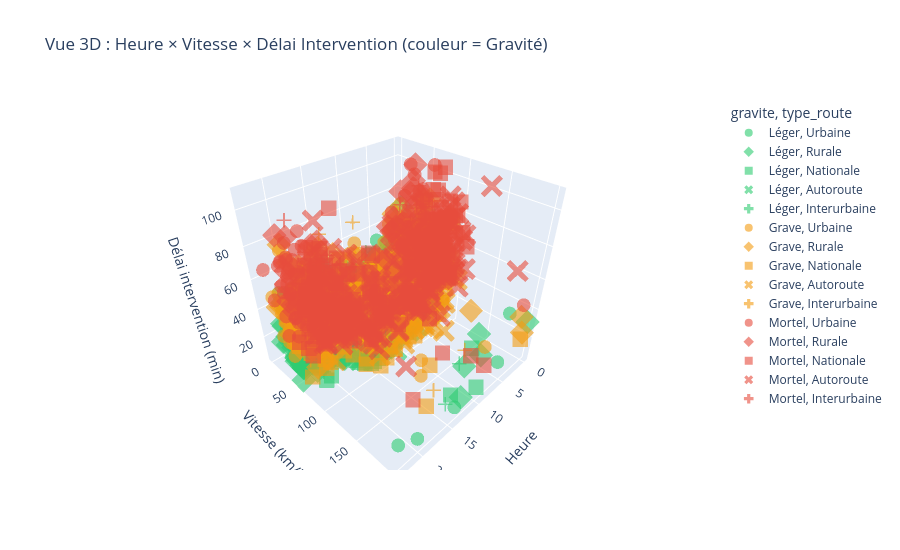

The cell this chart's notebook holds for it:
### Code cell
# ── Scatter 3D : Vitesse × Heure × Gravité ───────────────────────────────
sample_3d = df.sample(3000, random_state=42)

fig_3d = px.scatter_3d(
    sample_3d,
    x='heure', y='vitesse_estimee', z='intervention_secours',
    color='gravite', color_discrete_map=GRAVITE_COLORS,
    symbol='type_route',
    opacity=0.6,
    title='Vue 3D : Heure × Vitesse × Délai Intervention (couleur = Gravité)',
    labels={
        'heure': 'Heure', 'vitesse_estimee': 'Vitesse (km/h)',
        'intervention_secours': 'Délai intervention (min)'
    }
)
fig_3d.update_layout(height=550, scene=dict(
    xaxis_title='Heure',
    yaxis_title='Vitesse (km/h)',
    zaxis_title='Délai intervention (min)'
))
fig_3d.show()

### Figure 1 — Plotly figure (JSON) as saved in the notebook; plotly's stock layout.template omitted (floating-point values rounded to 4 significant figures; data arrays with more than 128 entries replaced by an {"elided": "..."} marker saying what was removed)
{"data": [{"hovertemplate": "gravite=Léger<br>type_route=Urbaine<br>Heure=%{x}<br>Vitesse (km/h)=%{y}<br>Délai intervention (min)=%{z}<extra></extra>", "legendgroup": "Léger, Urbaine", "marker": {"color": "#2ecc71", "opacity": 0.6, "symbol": "circle"}, "mode": "markers", "name": "Léger, Urbaine", "scene": "scene", "showlegend": true, "type": "scatter3d", "x": {"elided": "609 int values"}, "y": {"elided": "609 float values"}, "z": {"elided": "609 float values"}}, {"hovertemplate": "gravite=Léger<br>type_route=Rurale<br>Heure=%{x}<br>Vitesse (km/h)=%{y}<br>Délai intervention (min)=%{z}<extra></extra>", "legendgroup": "Léger, Rurale", "marker": {"color": "#2ecc71", "opacity": 0.6, "symbol": "diamond"}, "mode": "markers", "name": "Léger, Rurale", "scene": "scene", "showlegend": true, "type": "scatter3d", "x": {"elided": "433 int values"}, "y": {"elided": "433 float values"}, "z": {"elided": "433 float values"}}, {"hovertemplate": "gravite=Léger<br>type_route=Nationale<br>Heure=%{x}<br>Vitesse (km/h)=%{y}<br>Délai intervention (min)=%{z}<extra></extra>", "legendgroup": "Léger, Nationale", "marker": {"color": "#2ecc71", "opacity": 0.6, "symbol": "square"}, "mode": "markers", "name": "Léger, Nationale", "scene": "scene", "showlegend": true, "type": "scatter3d", "x": {"elided": "275 int values"}, "y": {"elided": "275 float values"}, "z": {"elided": "275 float values"}}, {"hovertemplate": "gravite=Léger<br>type_route=Autoroute<br>Heure=%{x}<br>Vitesse (km/h)=%{y}<br>Délai intervention (min)=%{z}<extra></extra>", "legendgroup": "Léger, Autoroute", "marker": {"color": "#2ecc71", "opacity": 0.6, "symbol": "x"}, "mode": "markers", "name": "Léger, Autoroute", "scene": "scene", "showlegend": true, "type": "scatter3d", "x": [23, 14, 10, 11, 14, 14, 7, 14, 11, 10, 13, 17, 8, 10, 16, 9, 13, 9, 14, 17, 7, 18, 14, 8, 4, 8, 17, 14, 8, 15, 14], "y": [80.0, 97.0, 90.0, 88.0, 78.0, 96.0, 79.0, 90.0, 93.0, 90.0, 92.0, 79.0, 88.0, 86.0, 71.0, 80.0, 95.0, 96.0, 97.0, 77.0, 93.0, 72.0, 100.0, 92.0, 78.0, 92.0, 90.0, 76.0, 93.0, 96.0, 100.0], "z": [36.0, 38.0, 56.0, 21.0, 36.0, 33.0, 35.0, 39.0, 6.0, 40.0, 22.0, 27.0, 11.0, 29.0, 33.0, 34.0, 15.0, 48.0, 29.0, 64.0, 14.0, 39.0, 33.0, 32.0, 54.0, 34.0, 15.0, 33.0, 43.0, 44.0, 18.0]}, {"hovertemplate": "gravite=Léger<br>type_route=Interurbaine<br>Heure=%{x}<br>Vitesse (km/h)=%{y}<br>Délai intervention (min)=%{z}<extra></extra>", "legendgroup": "Léger, Interurbaine", "marker": {"color": "#2ecc71", "opacity": 0.6, "symbol": "cross"}, "mode": "markers", "name": "Léger, Interurbaine", "scene": "scene", "showlegend": true, "type": "scatter3d", "x": {"elided": "297 int values"}, "y": {"elided": "297 float values"}, "z": {"elided": "297 float values"}}, {"hovertemplate": "gravite=Grave<br>type_route=Urbaine<br>Heure=%{x}<br>Vitesse (km/h)=%{y}<br>Délai intervention (min)=%{z}<extra></extra>", "legendgroup": "Grave, Urbaine", "marker": {"color": "#f39c12", "opacity": 0.6, "symbol": "circle"}, "mode": "markers", "name": "Grave, Urbaine", "scene": "scene", "showlegend": true, "type": "scatter3d", "x": {"elided": "227 int values"}, "y": {"elided": "227 float values"}, "z": {"elided": "227 float values"}}, {"hovertemplate": "gravite=Grave<br>type_route=Rurale<br>Heure=%{x}<br>Vitesse (km/h)=%{y}<br>Délai intervention (min)=%{z}<extra></extra>", "legendgroup": "Grave, Rurale", "marker": {"color": "#f39c12", "opacity": 0.6, "symbol": "diamond"}, "mode": "markers", "name": "Grave, Rurale", "scene": "scene", "showlegend": true, "type": "scatter3d", "x": {"elided": "153 int values"}, "y": {"elided": "153 float values"}, "z": {"elided": "153 float values"}}, {"hovertemplate": "gravite=Grave<br>type_route=Nationale<br>Heure=%{x}<br>Vitesse (km/h)=%{y}<br>Délai intervention (min)=%{z}<extra></extra>", "legendgroup": "Grave, Nationale", "marker": {"color": "#f39c12", "opacity": 0.6, "symbol": "square"}, "mode": "markers", "name": "Grave, Nationale", "scene": "scene", "showlegend": true, "type": "scatter3d", "x": {"elided": "206 int values"}, "y": {"elided": "206 float values"}, "z": {"elided": "206 float values"}}, {"hovertemplate": "gravite=Grave<br>type_route=Autoroute<br>Heure=%{x}<br>Vitesse (km/h)=%{y}<br>Délai intervention (min)=%{z}<extra></extra>", "legendgroup": "Grave, Autoroute", "marker": {"color": "#f39c12", "opacity": 0.6, "symbol": "x"}, "mode": "markers", "name": "Grave, Autoroute", "scene": "scene", "showlegend": true, "type": "scatter3d", "x": [22, 9, 7, 11, 0, 5, 23, 11, 9, 7, 9, 3, 3, 8, 17, 7, 23, 2, 12, 16, 1, 11, 6, 10, 7, 22, 1, 15, 10, 6, 7, 14, 9, 13, 0, 1, 19, 9, 15, 11, 17, 9, 8, 8, 8, 5, 4, 6, 17, 14, 12, 0, 10, 7, 13, 20, 15, 14, 7, 3, 8, 6, 12, 16, 17, 12, 20, 22, 11, 20, 3, 9, 7, 6, 10, 16, 8, 22, 22, 1, 22, 10, 11, 17, 22, 10], "y": [89.0, 104.0, 103.0, 94.0, 101.0, 91.0, 86.0, 97.0, 92.0, 112.0, 116.0, 90.0, 89.0, 114.0, 122.0, 100.0, 86.0, 81.0, 109.0, 125.0, 92.0, 111.0, 117.0, 102.0, 99.0, 94.0, 90.0, 77.0, 96.0, 101.0, 112.0, 95.0, 112.0, 113.0, 84.0, 89.0, 86.0, 119.0, 122.0, 103.0, 86.0, 99.0, 84.0, 103.0, 137.0, 101.0, 94.0, 127.0, 108.0, 112.0, 118.0, 95.0, 108.0, 101.0, 97.0, 92.0, 84.0, 99.0, 118.0, 95.0, 104.0, 105.0, 111.0, 85.0, 119.0, 114.0, 97.0, 94.0, 90.0, 81.0, 96.0, 98.0, 117.0, 119.0, 112.0, 105.0, 117.0, 86.0, 84.0, 81.0, 87.0, 104.0, 119.0, 71.0, 88.0, 126.0], "z": [43.0, 20.0, 44.0, 64.0, 35.0, 60.0, 76.0, 44.0, 63.0, 44.0, 47.0, 43.0, 45.0, 50.0, 30.0, 50.0, 49.0, 40.0, 53.0, 58.0, 17.0, 37.0, 45.0, 40.0, 37.0, 39.0, 73.0, 20.0, 42.0, 56.0, 18.0, 40.0, 40.0, 45.0, 37.0, 49.0, 37.0, 29.0, 42.0, 18.0, 68.0, 26.0, 52.0, 41.0, 49.0, 40.0, 55.0, 18.0, 34.0, 23.0, 37.0, 35.0, 32.0, 34.0, 59.0, 40.0, 33.0, 55.0, 22.0, 70.0, 41.0, 40.0, 25.0, 48.0, 36.0, 21.0, 51.0, 36.0, 60.0, 21.0, 40.0, 40.0, 33.0, 33.0, 39.0, 33.0, 79.0, 41.0, 83.0, 36.0, 40.0, 52.0, 36.0, 67.0, 40.0, 32.0]}, {"hovertemplate": "gravite=Grave<br>type_route=Interurbaine<br>Heure=%{x}<br>Vitesse (km/h)=%{y}<br>Délai intervention (min)=%{z}<extra></extra>", "legendgroup": "Grave, Interurbaine", "marker": {"color": "#f39c12", "opacity": 0.6, "symbol": "cross"}, "mode": "markers", "name": "Grave, Interurbaine", "scene": "scene", "showlegend": true, "type": "scatter3d", "x": [23, 4, 16, 20, 20, 0, 4, 10, 18, 14, 3, 23, 21, 22, 4, 17, 12, 6, 2, 0, 20, 22, 4, 6, 12, 10, 6, 19, 19, 4, 7, 20, 23, 19, 22, 19, 14, 3, 3, 18, 19, 8, 23, 19, 22, 22, 2, 6, 19, 4, 16, 13, 23, 14, 1, 19, 0, 14, 22, 18, 10, 23, 6, 12, 19, 2, 2, 5, 22, 5, 3, 12, 21, 23, 18, 0, 19, 18, 10, 11, 20, 22, 6, 22, 2, 19, 15, 3, 8, 22, 13, 3, 17, 5, 17, 18, 23, 23, 14, 13, 0, 20, 2, 9, 1, 3, 23, 4, 16, 11, 2, 22, 19, 5, 22, 10, 4, 16, 10, 12, 22], "y": [67.0, 54.0, 44.0, 62.0, 80.0, 49.0, 60.0, 66.0, 83.0, 52.0, 60.0, 56.0, 90.0, 35.0, 61.0, 83.0, 51.0, 64.0, 54.0, 83.0, 64.0, 54.0, 76.0, 88.0, 54.0, 36.0, 50.0, 56.0, 64.0, 61.0, 76.0, 63.0, 63.0, 49.0, 52.0, 53.0, 65.0, 55.0, 66.0, 200.0, 46.0, 64.0, 70.0, 53.0, 42.0, 66.0, 65.0, 47.0, 64.0, 64.0, 68.0, 83.0, 60.0, 81.0, 49.0, 81.0, 59.0, 59.0, 61.0, 65.0, 64.0, 57.0, 69.0, 61.0, 48.0, 75.0, 72.0, 57.0, 59.0, 54.0, 61.0, 85.0, 46.0, 52.0, 74.0, 62.0, 64.0, 68.0, 84.0, 87.0, 64.0, 42.0, 71.0, 66.0, 66.0, 64.0, 69.0, 66.0, 57.0, 76.0, 78.0, 67.0, 74.0, 42.0, 85.0, 49.0, 50.0, 61.0, 66.0, 74.0, 72.0, 64.0, 62.0, 68.0, 50.0, 48.0, 72.0, 49.0, 77.0, 52.0, 70.0, 58.0, 73.0, 59.0, 70.0, 181.0, 55.0, 51.0, 64.0, 58.0, 76.0], "z": [52.0, 66.0, 34.0, 36.0, 61.0, 61.0, 50.0, 44.0, 50.0, 61.0, 51.0, 43.0, 50.0, 40.0, 51.0, 45.0, 31.0, 35.0, 46.0, 64.0, 40.0, 28.0, 47.0, 34.0, 41.0, 42.0, 56.0, 32.0, 93.0, 36.0, 40.0, 47.0, 52.0, 47.0, 45.0, 38.0, 31.0, 36.0, 49.0, 39.0, 32.0, 38.0, 35.0, 75.0, 24.0, 45.0, 47.0, 27.0, 52.0, 26.0, 42.0, 30.0, 46.0, 33.0, 36.0, 66.0, 72.0, 90.0, 20.0, 43.0, 40.0, 42.0, 52.0, 48.0, 61.0, 51.0, 53.0, 33.0, 49.0, 60.0, 37.0, 34.0, 64.0, 47.0, 59.0, 60.0, 53.0, 41.0, 45.0, 36.0, 22.0, 45.0, 65.0, 40.0, 42.0, 46.0, 54.0, 51.0, 35.0, 76.0, 49.0, 44.0, 30.0, 59.0, 31.0, 47.0, 40.0, 55.0, 43.0, 37.0, 59.0, 68.0, 36.0, 31.0, 53.0, 28.0, 37.0, 40.0, 39.0, 34.0, 86.0, 49.0, 50.0, 38.0, 32.0, 33.0, 53.0, 29.0, 54.0, 34.0, 43.0]}, {"hovertemplate": "gravite=Mortel<br>type_route=Urbaine<br>Heure=%{x}<br>Vitesse (km/h)=%{y}<br>Délai intervention (min)=%{z}<extra></extra>", "legendgroup": "Mortel, Urbaine", "marker": {"color": "#e74c3c", "opacity": 0.6, "symbol": "circle"}, "mode": "markers", "name": "Mortel, Urbaine", "scene": "scene", "showlegend": true, "type": "scatter3d", "x": [22, 20, 23, 19, 22, 2, 5, 19, 19, 23, 22, 23, 5, 3, 19, 21, 3, 20, 3, 4, 3, 22, 21, 3, 22, 19, 22, 20, 0, 5, 0, 5, 22, 21, 23, 0, 21, 18, 21, 21, 19, 22, 22, 21, 4, 3, 19, 20, 0, 3, 22, 2, 4, 20, 1, 0, 3, 22, 22, 2, 2, 2, 18, 22, 0, 2, 4, 1, 23, 22, 3, 19, 22, 2, 19, 4, 22], "y": [25.0, 39.0, 12.0, 60.0, 56.0, 51.0, 61.0, 32.0, 59.0, 41.0, 44.0, 24.0, 43.0, 64.0, 48.0, 48.0, 36.0, 42.0, 33.0, 45.0, 44.0, 45.0, 28.0, 32.0, 29.0, 58.0, 39.0, 48.0, 41.0, 33.0, 44.0, 43.0, 46.0, 15.0, 43.0, 57.0, 52.0, 28.0, 29.0, 26.0, 55.0, 41.0, 49.0, 25.0, 49.0, 40.0, 45.0, 48.0, 51.0, 34.0, 47.0, 200.0, 57.0, 73.0, 58.0, 46.0, 42.0, 63.0, 46.0, 39.0, 37.0, 59.0, 37.0, 33.0, 51.0, 43.0, 82.0, 37.0, 44.0, 56.0, 51.0, 64.0, 45.0, 51.0, 41.0, 29.0, 45.0], "z": [40.0, 40.0, 69.0, 66.0, 75.0, 89.0, 52.0, 80.0, 55.0, 34.0, 73.0, 53.0, 45.0, 69.0, 70.0, 85.0, 70.0, 92.0, 58.0, 88.0, 66.0, 32.0, 37.0, 51.0, 57.0, 52.0, 65.0, 54.0, 86.0, 77.0, 69.0, 71.0, 75.0, 70.0, 67.0, 103.0, 49.0, 65.0, 75.0, 53.0, 43.0, 59.0, 43.0, 64.0, 61.0, 65.0, 62.0, 78.0, 45.0, 50.0, 58.0, 48.0, 70.0, 64.0, 50.0, 51.0, 76.0, 78.0, 90.0, 80.0, 103.0, 49.0, 69.0, 77.0, 58.0, 98.0, 47.0, 54.0, 79.0, 83.0, 61.0, 81.0, 82.0, 71.0, 51.0, 56.0, 45.0]}, {"hovertemplate": "gravite=Mortel<br>type_route=Rurale<br>Heure=%{x}<br>Vitesse (km/h)=%{y}<br>Délai intervention (min)=%{z}<extra></extra>", "legendgroup": "Mortel, Rurale", "marker": {"color": "#e74c3c", "opacity": 0.6, "symbol": "diamond"}, "mode": "markers", "name": "Mortel, Rurale", "scene": "scene", "showlegend": true, "type": "scatter3d", "x": [4, 3, 18, 23, 4, 20, 0, 3, 21, 19, 20, 21, 1, 20, 0, 3, 5, 22, 5, 20, 23, 22, 18, 22, 0, 18, 22, 20, 22, 20, 2, 19, 1, 6, 0, 2, 2, 4, 5, 1, 5, 5, 1, 22, 22, 0, 5, 3, 0, 19, 4, 5], "y": [17.0, 41.0, 45.0, 66.0, 55.0, 37.0, 61.0, 70.0, 40.0, 59.0, 46.0, 47.0, 78.0, 38.0, 25.0, 52.0, 36.0, 31.0, 51.0, 45.0, 59.0, 50.0, 65.0, 35.0, 56.0, 34.0, 79.0, 59.0, 40.0, 69.0, 53.0, 46.0, 48.0, 46.0, 26.0, 42.0, 21.0, 48.0, 21.0, 44.0, 54.0, 32.0, 33.0, 43.0, 36.0, 55.0, 40.0, 17.0, 40.0, 42.0, 54.0, 33.0], "z": [63.0, 59.0, 32.0, 62.0, 41.0, 45.0, 61.0, 69.0, 72.0, 88.0, 50.0, 40.0, 74.0, 61.0, 84.0, 106.0, 74.0, 91.0, 57.0, 57.0, 56.0, 94.0, 65.0, 53.0, 74.0, 79.0, 74.0, 43.0, 73.0, 68.0, 73.0, 52.0, 84.0, 40.0, 72.0, 94.0, 84.0, 74.0, 42.0, 57.0, 56.0, 64.0, 47.0, 53.0, 64.0, 43.0, 69.0, 59.0, 80.0, 67.0, 91.0, 58.0]}, {"hovertemplate": "gravite=Mortel<br>type_route=Nationale<br>Heure=%{x}<br>Vitesse (km/h)=%{y}<br>Délai intervention (min)=%{z}<extra></extra>", "legendgroup": "Mortel, Nationale", "marker": {"color": "#e74c3c", "opacity": 0.6, "symbol": "square"}, "mode": "markers", "name": "Mortel, Nationale", "scene": "scene", "showlegend": true, "type": "scatter3d", "x": {"elided": "225 int values"}, "y": {"elided": "225 float values"}, "z": {"elided": "225 float values"}}, {"hovertemplate": "gravite=Mortel<br>type_route=Autoroute<br>Heure=%{x}<br>Vitesse (km/h)=%{y}<br>Délai intervention (min)=%{z}<extra></extra>", "legendgroup": "Mortel, Autoroute", "marker": {"color": "#e74c3c", "opacity": 0.6, "symbol": "x"}, "mode": "markers", "name": "Mortel, Autoroute", "scene": "scene", "showlegend": true, "type": "scatter3d", "x": {"elided": "161 int values"}, "y": {"elided": "161 float values"}, "z": {"elided": "161 float values"}}, {"hovertemplate": "gravite=Mortel<br>type_route=Interurbaine<br>Heure=%{x}<br>Vitesse (km/h)=%{y}<br>Délai intervention (min)=%{z}<extra></extra>", "legendgroup": "Mortel, Interurbaine", "marker": {"color": "#e74c3c", "opacity": 0.6, "symbol": "cross"}, "mode": "markers", "name": "Mortel, Interurbaine", "scene": "scene", "showlegend": true, "type": "scatter3d", "x": [22, 0, 23, 1, 19, 18, 3, 5, 1, 21, 2, 22, 0, 2, 3, 23, 22, 2, 2, 5, 18, 6, 22, 23, 5, 2, 21, 4, 4, 18, 2, 18, 5, 1, 5, 1, 1, 5, 0, 19, 3, 20, 4, 13, 21, 23, 4], "y": [55.0, 34.0, 59.0, 49.0, 71.0, 51.0, 61.0, 92.0, 80.0, 64.0, 58.0, 200.0, 56.0, 55.0, 43.0, 88.0, 53.0, 50.0, 53.0, 46.0, 61.0, 84.0, 71.0, 75.0, 71.0, 84.0, 66.0, 57.0, 52.0, 80.0, 69.0, 49.0, 45.0, 87.0, 84.0, 70.0, 60.0, 63.0, 63.0, 77.0, 75.0, 37.0, 59.0, 86.0, 82.0, 54.0, 63.0], "z": [69.0, 87.0, 51.0, 81.0, 55.0, 63.0, 84.0, 40.0, 41.0, 87.0, 49.0, 93.0, 77.0, 49.0, 32.0, 56.0, 103.0, 61.0, 61.0, 84.0, 79.0, 47.0, 49.0, 72.0, 88.0, 46.0, 67.0, 65.0, 65.0, 78.0, 41.0, 72.0, 55.0, 33.0, 85.0, 62.0, 71.0, 77.0, 67.0, 54.0, 74.0, 52.0, 62.0, 49.0, 63.0, 63.0, 68.0]}], "layout": {"height": 550, "legend": {"title": {"text": "gravite, type_route"}, "tracegroupgap": 0}, "scene": {"domain": {"x": [0, 1], "y": [0, 1]}, "xaxis": {"title": {"text": "Heure"}}, "yaxis": {"title": {"text": "Vitesse (km/h)"}}, "zaxis": {"title": {"text": "Délai intervention (min)"}}}, "title": {"text": "Vue 3D : Heure × Vitesse × Délai Intervention (couleur = Gravité)"}}}
